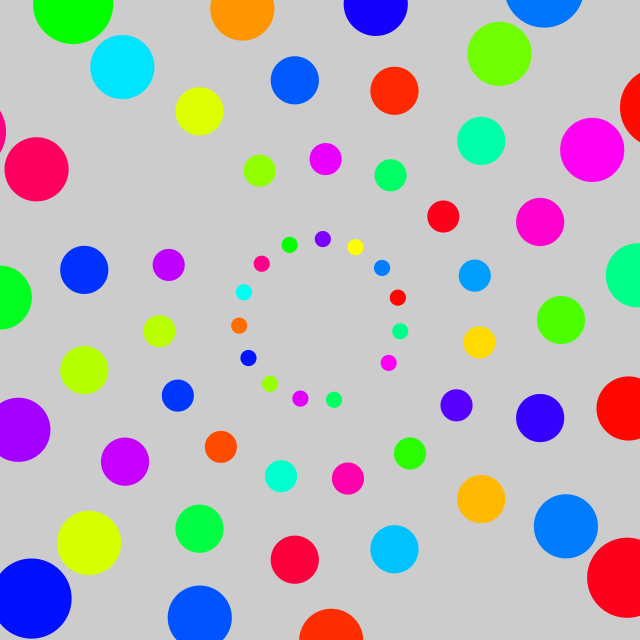
Frame 1 (no input)
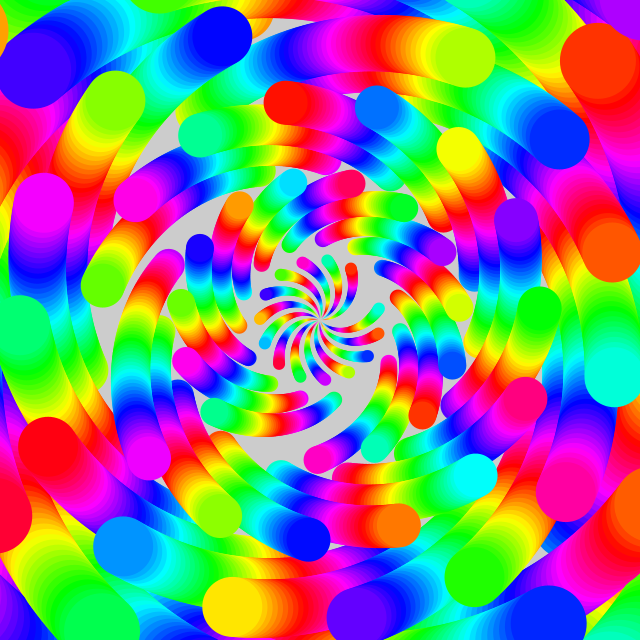
Frame 60 (the mouse pressed at the canvas centre just before this capture)
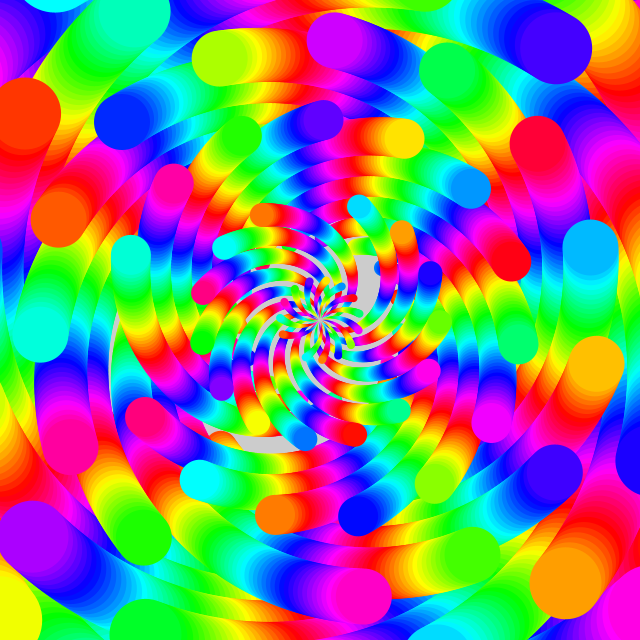
Frame 120 (the mouse held since frame 60 and released just before this capture)

The Processing sketch that drew these frames (run headless with seeded random() and noise(); from frame 60 on, the mouse is pressed at the canvas centre):

// Processing sketch: day309
// ── day309.pde
int v,i,j;
void setup(){
size(640,640);
noStroke();
colorMode(3,1);
}
void draw(){
clear();
for(i=v++;i<312+v;i+=24)
for(j=0;j<480;j+=80){
float t=PI/180*(i+j),r=(j+v)%480,
x=r*cos(t),y=r*sin(t)*(j%160/40-1);
fill(t%1,1,1);
circle(x+320,y+320,mag(x,y)/5);
}
}
